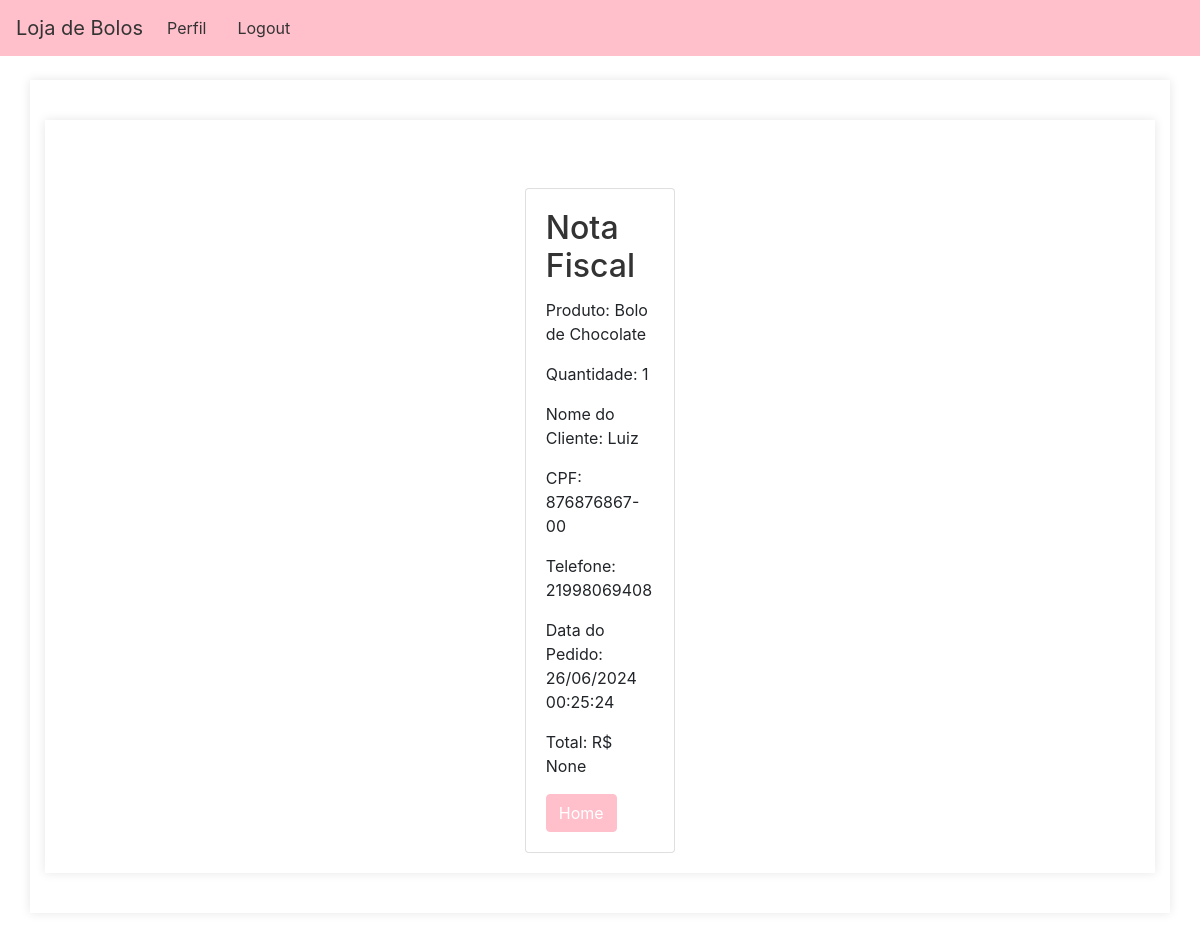
The page /nota_fiscal/1/ (signed in) on the database its author committed.
### loja/models.py (models this page shows, shortened)
class Pedido(models.Model):
    produto = models.ForeignKey(Produto, on_delete=models.CASCADE)
    quantidade = models.PositiveIntegerField()
    data_pedido = models.DateTimeField(auto_now_add=True)
    nome_cliente = models.CharField(max_length=255)
    cpf = models.CharField(max_length=14)
    telefone = models.CharField(max_length=15)
    numero_cartao = models.CharField(max_length=16)
    total = models.DecimalField(max_digits=10, decimal_places=2, blank=True, null=True)

class Produto(models.Model):
    nome = models.CharField(max_length=255)
    preco = models.DecimalField(max_digits=10, decimal_places=2)
    descricao = models.TextField()
    preco = models.DecimalField(max_digits=10, decimal_places=2)
    estoque = models.PositiveIntegerField()
    imagens = models.ManyToManyField('ImagemProduto', related_name='produtos', blank=True)
    exibir_na_home = models.BooleanField(default=True)

### loja/views.py (the view)
# urls.py: path('nota_fiscal/<int:pedido_id>/', views.nota_fiscal, name='nota_fiscal'),
@login_required
def nota_fiscal(request, pedido_id):
    pedido = get_object_or_404(Pedido, id=pedido_id)
    return render(request, 'loja/nota_fiscal.html', {'pedido': pedido})

### loja/templates/loja/nota_fiscal.html
{% extends 'loja/base.html' %}
{% block content %}
<div class="container">
    <div class="row justify-content-center mt-5">
        <div class="col-md-6">
            <div class="card">
                <div class="card-body">
                    <h2 class="card-title">Nota Fiscal</h2>
                    <p class="card-text">Produto: {{ pedido.produto.nome }}</p>
                    <p class="card-text">Quantidade: {{ pedido.quantidade }}</p>
                    <p class="card-text">Nome do Cliente: {{ pedido.nome_cliente }}</p>
                    <p class="card-text">CPF: {{ pedido.cpf }}</p>
                    <p class="card-text">Telefone: {{ pedido.telefone }}</p>
                    <p class="card-text">Data do Pedido: {{ pedido.data_pedido|date:"d/m/Y H:i:s" }}</p>
                    <p class="card-text">Total: R$ {{ pedido.total }}</p>
                    <a href="{% url 'home' %}" class="btn btn-primary">Home</a>
                </div>
            </div>
        </div>
    </div>
</div>
{% endblock %}

### static/css/styles.css (style rules this page uses)
body { font-family: Arial, sans-serif; background-color: #f4f4f4; margin: 0; padding: 0; }
.container { width: 80%; margin: 20px auto; background: #fff; padding: 20px; box-shadow: 0 0 10px rgba(0, 0, 0, 0.1); }
h1, h2 { color: #333; }
.container { display: flex; flex-direction: column; align-items: center; padding: 20px; }

### loja/templates/loja/base.html (style rules this page uses)
.btn-primary { background-color: #ffc0cb; border-color: #ffc0cb; }

### rows shown on the page
Pedido: produto.nome "Bolo de Chocolate", quantidade "1", nome_cliente "Luiz", cpf "876876867-00", telefone "21998069408", data_pedido "26/06/2024 00:25:24", total "None"
